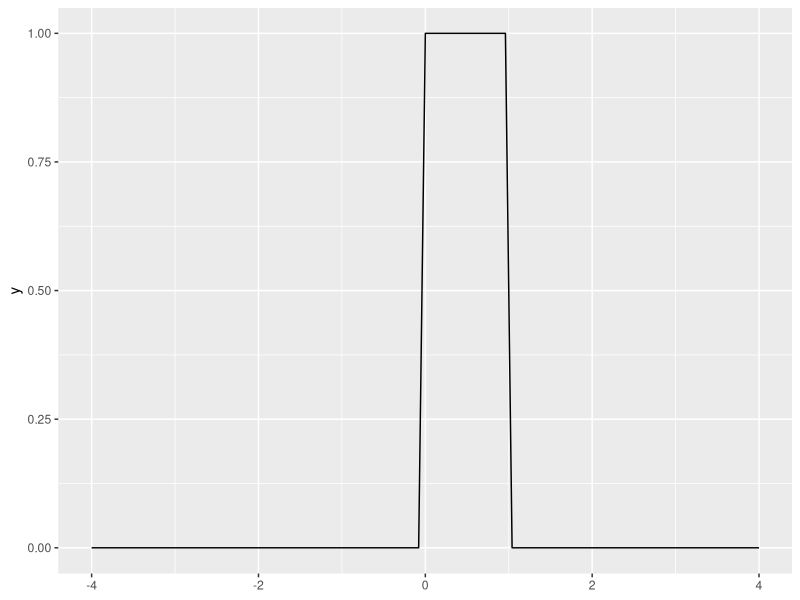
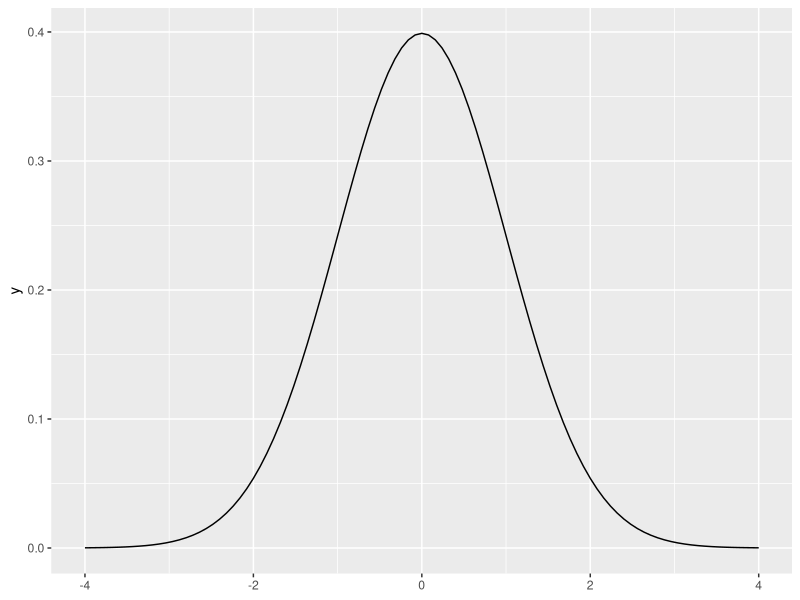
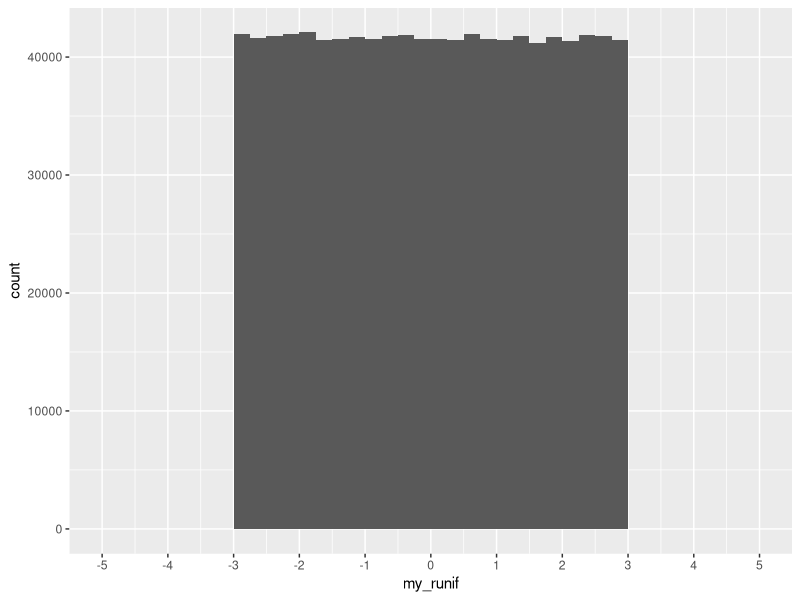
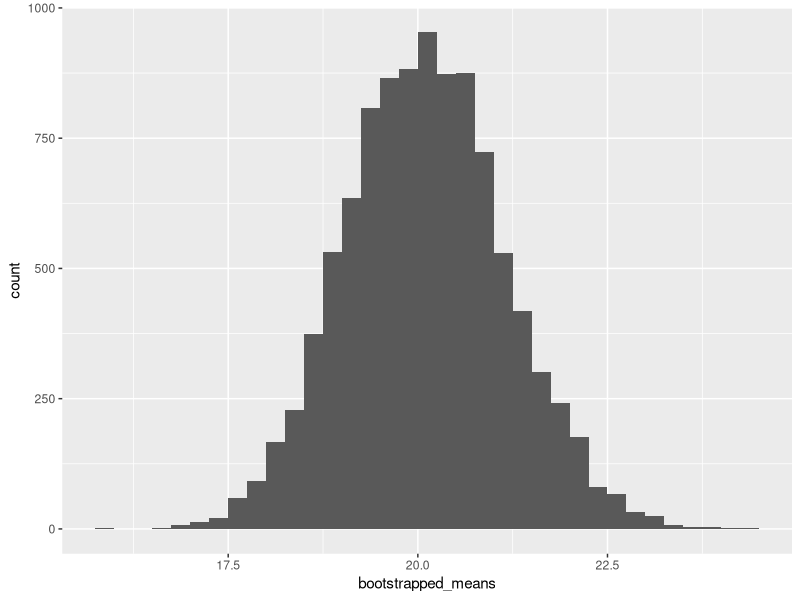

The R script that drew these images, in order:
## ---- chunk 1
dbinom(x = 0, size = 100, prob = 0.01)
## ---- chunk 2
dbinom(x = 1, size = 100, prob = 0.01)
## ---- chunk 3
pbinom(q = 0, size = 100, prob = 0.01)
## ---- chunk 4
pbinom(q = 100, size = 100, prob = 0.01)
## ---- chunk 5
pbinom(q = 1, size = 100, prob = 0.01)
## ---- chunk 6
#| message: false
library(tidyverse)
## ---- chunk 7
ggplot() +
  stat_function(fun = dunif, xlim = c(-4, 4))
## ---- chunk 8
punif(q = .3)
## ---- chunk 9
ggplot() +
  stat_function(fun = dnorm, xlim = c(-4, 4))
## ---- chunk 10
pnorm(0)
## ---- chunk 11
pnorm(1) - pnorm(-1)
## ---- chunk 12
my_mtcars <- mtcars
## ---- chunk 13
sample(my_mtcars$mpg, size = 1)
## ---- chunk 14
sample(my_mtcars$mpg, size = 1)
## ---- chunk 15
sample(my_mtcars$mpg, size = 1)
## ---- chunk 16
set.seed(123)
sample(my_mtcars$mpg, size = 1)
## ---- chunk 17
set.seed(12)
sample(c("Banana", "Apple", "Orange"), size = 3, replace = T)
## ---- chunk 18
sample(my_mtcars$mpg, size = 100, replace = T)
## ---- chunk 19
my_mtcars |> 
  slice_sample(n = 2) # a number of rows
## ---- chunk 20
my_mtcars |> 
  slice_sample(prop = 0.5) # a proportion of rows
## ---- chunk 21
set.seed(123)
my_mtcars |> 
  slice_sample(prop = 0.5)
## ---- chunk 22
set.seed(123)
my_mtcars |> 
  slice_sample(prop = 1, replace = T)
## ---- chunk 23
runif(n = 20, min = -3, max = 3)
## ---- chunk 24
set.seed(123)
my_runif <- runif(n = 1000000, min = -3, max = 3)
## ---- chunk 25
ggplot(data.frame(my_runif), aes(x = my_runif)) +
  geom_histogram(binwidth = 0.25, boundary = 0, closed = "right") +
  scale_x_continuous(breaks = seq(-5, 5, 1), limits = c(-5, 5))
## ---- chunk 26
rbinom(n = 20, size = 100, prob = 0.5)
## ---- chunk 27
rbinom(n = 20, size = 100, prob = 0.9)
## ---- chunk 28
rnorm(n = 20, mean = 0, sd = 1)
## ---- chunk 29
for (i in 1:10){
  print(i)
}
## ---- chunk 30
bootstrapped_means <- vector(mode = "numeric", length = 10000)
for (i in 1:10000){
  m <- my_mtcars |> slice_sample(prop = 1, replace = T)
  bootstrapped_means[i] <- mean(m$mpg)
}
## ---- chunk 31
ggplot(data.frame(bootstrapped_means), aes(x = bootstrapped_means)) +
  geom_histogram(binwidth = 0.25, boundary = 0, closed = "right")
